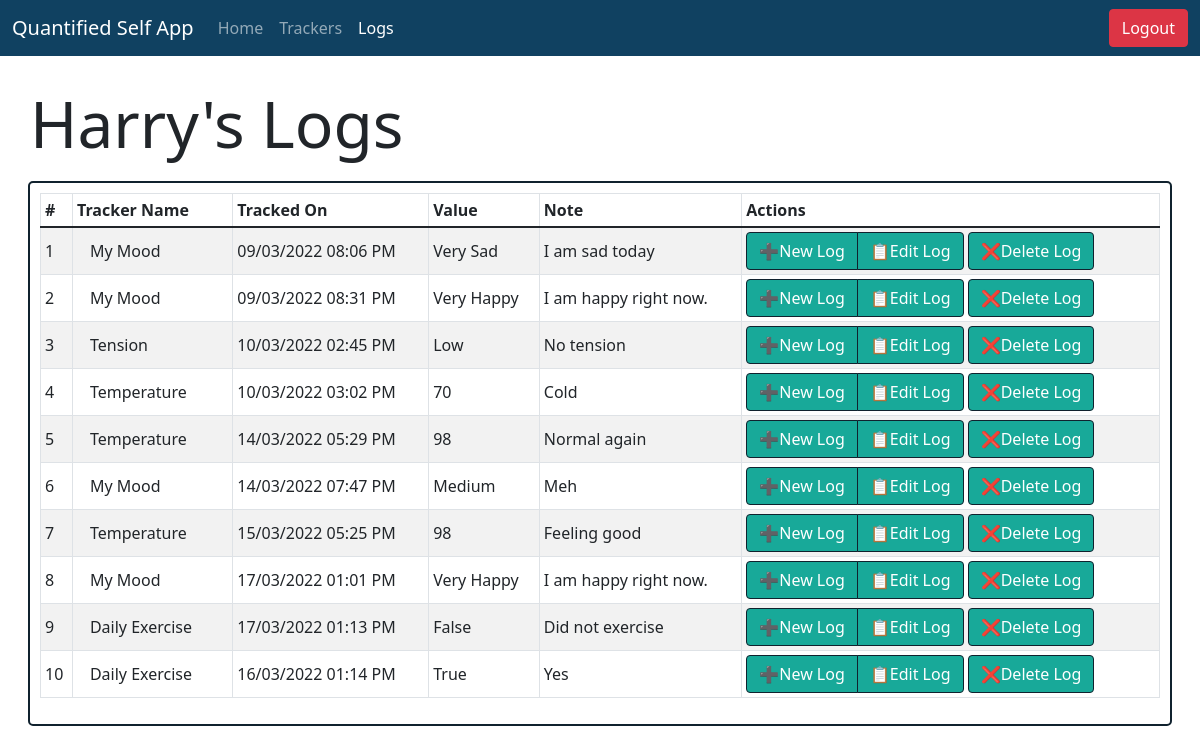
The app's page /user/Harry/logs (signed in), older data.
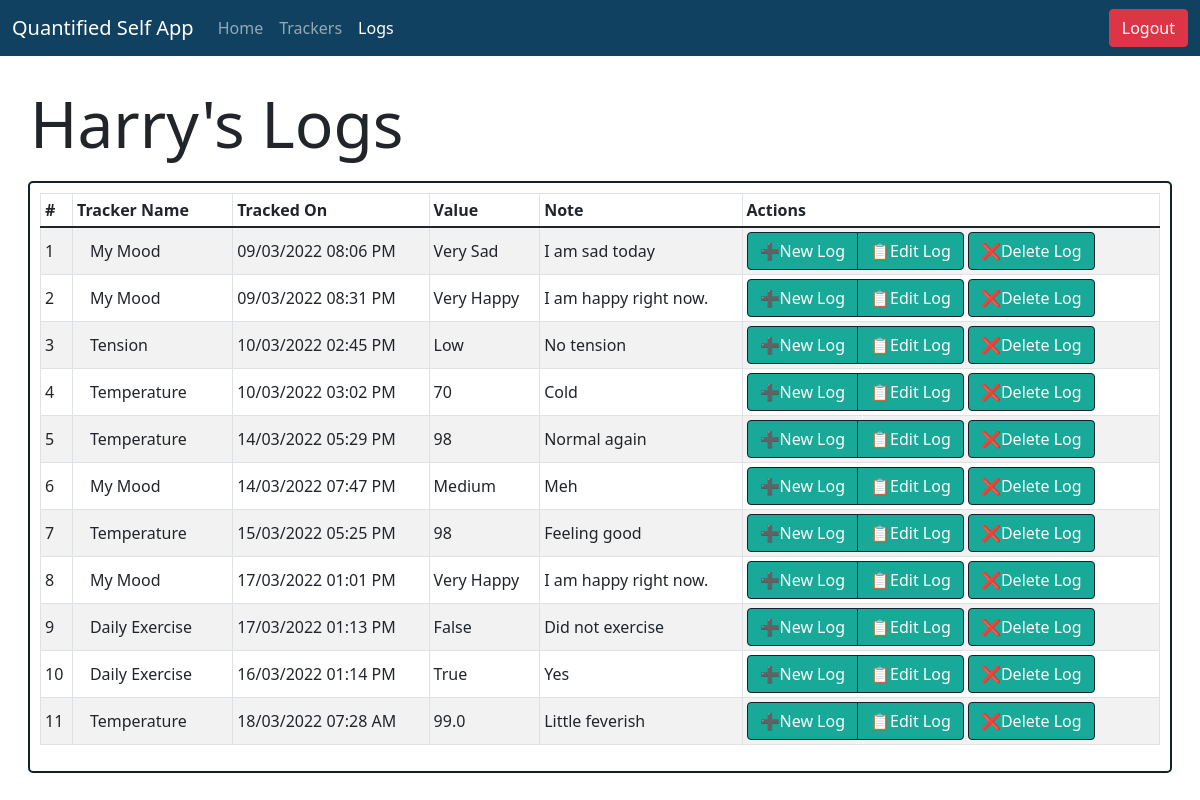
The same page, newer data.
### models.py (models this page shows)
class Logs_Model(db.Model):
  __tablename__ = "Logs"
  log_id = db.Column(db.Integer, autoincrement=True, primary_key=True)
  value = db.Column(db.String, nullable=False)
  note = db.Column(db.String)
  timestamp = db.Column(db.String, nullable=False)
  user_id = db.Column(db.Integer, db.ForeignKey("Users.user_id"), primary_key=True, nullable=False)
  tracker_id = db.Column(db.Integer, db.ForeignKey("Trackers.tracker_id"), primary_key=True, nullable=False)

class Trackers_Model(db.Model):
  __tablename__ = "Trackers"
  tracker_id = db.Column(db.Integer, autoincrement=True, primary_key=True)
  tracker_name = db.Column(db.String, nullable=False, unique=True)
  tracker_type = db.Column(db.String, nullable=False)
  tracker_desc = db.Column(db.String)

### app/logviews.py (the view)
@app.route("/user/<username>/logs")
@login_required
def user_logs(username):
    user = Users_Model.query.filter_by(username=username).first()
    logs = Logs_Model.query.filter_by(user_id=user.user_id).all()
    condition = False
    if logs:
        condition = True
    tracker = Trackers_Model()
    return render_template("user_logs.html", user=user, logs=logs, tracker=tracker, username=username, condition=condition)

### app/userviews.py (called while the page is built)
@login_manager.user_loader
def load_user(user_id):
    return Users_Model.query.get(user_id)

### templates/user_logs.html (shortened to what this page needs)
<!DOCTYPE html>
<html lang="en">
<head>
    <link rel="stylesheet" href="/css/bootstrap.css" />
    <link rel="stylesheet" href="/css/bootstrap-grid.css" />
    <link rel="stylesheet" href="/css/styles.css">
</head>
<body>
    <nav class="navbar navbar-expand-lg navbar-dark" style="background-color: #104161;">
        <div class="container-fluid">
          <a class="navbar-brand" href="#">Quantified Self App</a>
          <div class="collapse navbar-collapse" id="navbarNavAltMarkup">
            <div class="navbar-nav">
              <a class="nav-link" aria-current="page" href="/user/{{user.username}}/home">Home</a>
              <a class="nav-link" href="/user/{{user.username}}/trackers">Trackers</a>
              <a class="nav-link active" href="/user/{{user.username}}/logs">Logs</a>
            </div>
          </div>
          <a class="btn btn-danger" role="button" href="/user/logout" >Logout</a>
        </div>
      </nav>
    <div class="container-fluid" style="padding: 30px;">
        <h1 class="display-3">{{user.username}}'s Logs</h1>
        <div class="row" style="padding: 10px;">
          <div class="col-md justify-content-center" id="my-col">
            {% if condition %}
            <div class="table-responsive">
              <table class="table table-sm table-bordered table-striped align-middle" style="min-height: 175px;">
                <thead>
                  <tr>
                    <th scope="col">#</th>
                    <th scope="col">Tracker Name</th>
                    <th scope="col">Tracked On</th>
                    <th scope="col">Value</th>
                    <th scope="col">Note</th>
                    <th scope="col">Actions</th>
                  </tr>
                </thead>
                <tbody>
                  {% for log in logs %}
                  <tr>
                    <td scope="row">{{loop.index}}</td>
                    <td><a href="/user/{{username}}/tracker/{{log.tracker_id}}" class="btn">{{tracker.query.filter_by(tracker_id=log.tracker_id).first().tracker_name}}</a></td>
                    <td>{{log.timestamp}}</td>
                    <td>{{log.value}}</td>
                    <td>{{log.note}}</td>
                    <td>
                      <div class="btn-group" role="group" aria-label="Basic example">
                        <a href="/user/{{username}}/logs/{{log.tracker_id}}/add" style="border: 0.5px solid #10222E; background-color: #18A999; color: white;" class="btn">➕New Log</a>
                        <a href="/user/{{username}}/logs/{{log.log_id}}/edit" class="btn" style="border: 0.5px solid #10222E; background-color: #18A999; border-collapse:collapse; color: white;">📋Edit Log</a>
                      </div>
                      <a href="/user/{{username}}/logs/{{log.log_id}}/delete" style="border: 0.5px solid #10222E; background-color: #18A999; color: white;" class="btn">❌Delete Log</a>
                    </td>
                  </tr>
                  {% endfor %}
                </tbody>
              </table>
            </div>
            {% else %}
            No trackings yet
            {% endif %}
          </div>
        </div>
    </div>
</body>
</html>

Row changes from the older to the newer data that the page shows:
added Logs_Model: Trackers_Model.query.filter_by "Temperature", timestamp "18/03/2022 07:28 AM", value "99.0", note "Little feverish"
